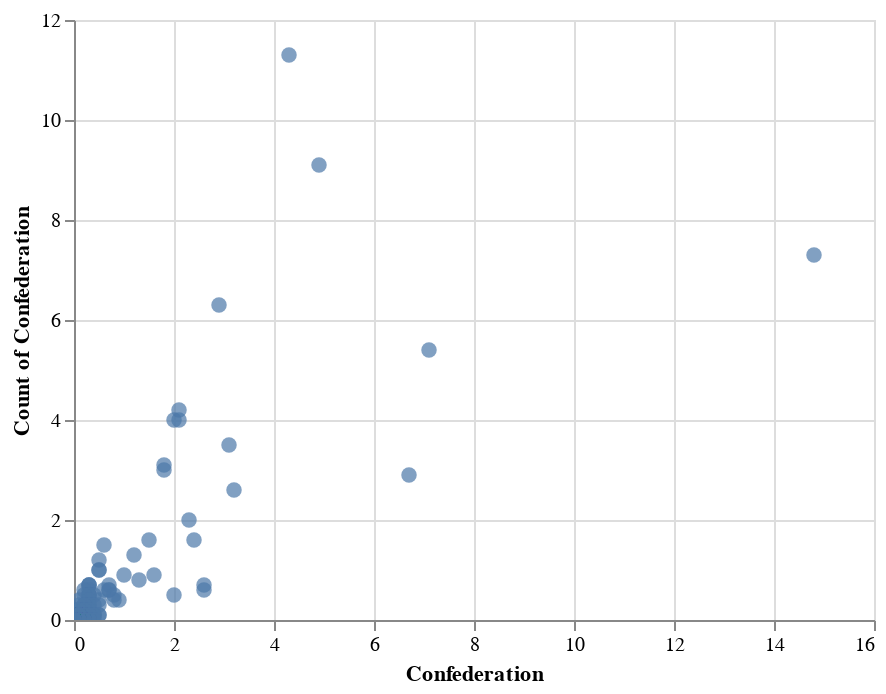

Notebook cell for this chart:
### Markdown cell above
### Visualization 4: Interactive

### Code cell
alt.Chart(df).mark_circle(size=60).encode( #acme
    x=alt.X('tv_audience_share', 
            title='Confederation'),
    y=alt.Y('gdp_weighted_share', 
            title='Count of Confederation'),
    tooltip=['gdp_weighted_share', 'tv_audience_share']
).interactive()

### Figure 1 — Vega-Lite specification as saved in the notebook (floating-point values rounded to 4 significant figures; data arrays with more than 128 entries replaced by an {"elided": "..."} marker saying what was removed)
{"config": {"view": {"continuousWidth": 400, "continuousHeight": 300}}, "data": {"name": "data-dfda6e87cb8b25a7162d299fe9091735"}, "mark": {"type": "circle", "size": 60}, "encoding": {"tooltip": [{"field": "gdp_weighted_share", "type": "quantitative"}, {"field": "tv_audience_share", "type": "quantitative"}], "x": {"field": "tv_audience_share", "title": "Confederation", "type": "quantitative"}, "y": {"field": "gdp_weighted_share", "title": "Count of Confederation", "type": "quantitative"}}, "selection": {"selector018": {"type": "interval", "bind": "scales", "encodings": ["x", "y"]}}, "$schema": "https://vega.github.io/schema/vega-lite/v4.17.0.json", "datasets": {"data-dfda6e87cb8b25a7162d299fe9091735": {"elided": "191 records"}}}
